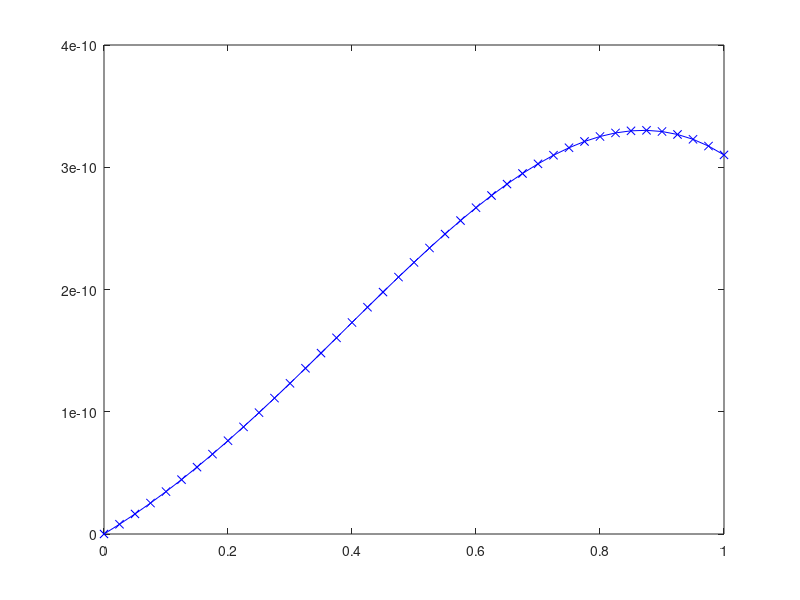

Write MATLAB code to recreate this figure.
f=@(t,y) (y.^2+2.*t.*y)./(3+t.^2);
byhand = @(t) (3+t.^2)./(6-t);
xs = linspace(0,1,41);

rk = [0.5];
del = 0.025;

%Runge-Kutta approximation
for a = 1:40
    last_val = rk(end);
    k1 = f(xs(length(rk)), last_val);
    k2 = f(xs(length(rk))+del./2, last_val+del.*k1./2);
    k3 = f(xs(length(rk))+del./2, last_val+del.*k2./2);
    k4 = f(xs(length(rk))+del, last_val+del.*k3);
    next_val = last_val + del.*(k1+2.*k2+2.*k3+k4)./6;
    rk = [rk next_val];
end

%ode45 approximation
%tspan=[0, 1];
%y0 = 0.5;
%[t,y]=ode45(f,tspan,y0);

%Plotting
%figure
%hold on;
%plot(xs, rk, 'g-o');
%plot(xs, byhand(xs), 'b-x');

%legend('Runge-Kutta','Exact Solution');

%ERROR PLOTTING
err = abs(byhand(xs)-rk);

figure
plot(xs, err, 'b-x');
